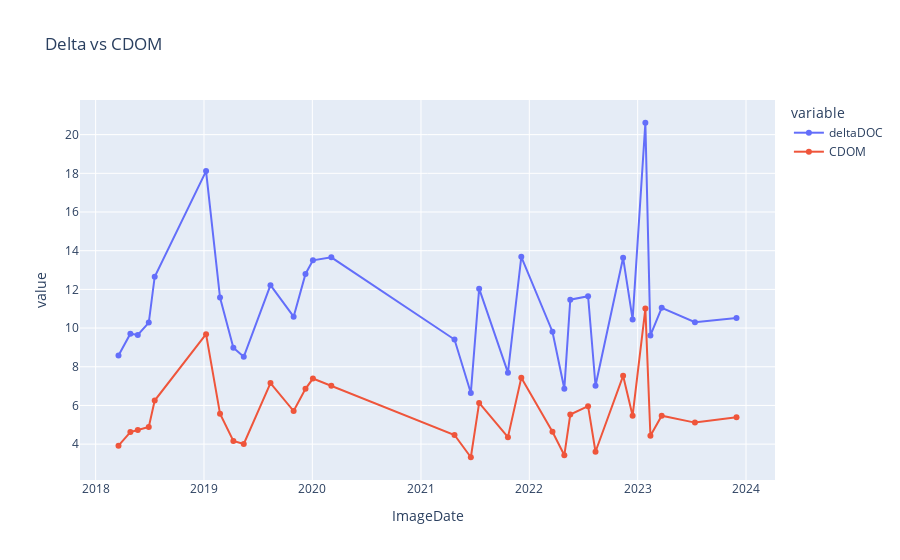

Notebook code for this chart:
### Code cell
fig = px.line(res_read1, x="ImageDate", y=["deltaDOC","CDOM"], markers=True,title="Delta vs CDOM")
fig.show()

### Figure 1 — Plotly figure (JSON) as saved in the notebook; plotly's stock layout.template omitted (floating-point values rounded to 4 significant figures)
{"data": [{"hovertemplate": "variable=deltaDOC<br>ImageDate=%{x}<br>value=%{y}<extra></extra>", "legendgroup": "deltaDOC", "line": {"color": "#636efa", "dash": "solid"}, "marker": {"symbol": "circle"}, "mode": "lines+markers", "name": "deltaDOC", "orientation": "v", "showlegend": true, "type": "scatter", "x": ["2018-03-19", "2018-04-28", "2018-05-23", "2018-06-29", "2018-07-19", "2019-01-08", "2019-02-24", "2019-04-10", "2019-05-15", "2019-08-13", "2019-10-30", "2019-12-09", "2020-01-03", "2020-03-05", "2021-04-24", "2021-06-18", "2021-07-16", "2021-10-21", "2021-12-05", "2022-03-20", "2022-04-29", "2022-05-19", "2022-07-18", "2022-08-12", "2022-11-13", "2022-12-15", "2023-01-27", "2023-02-13", "2023-03-23", "2023-07-13", "2023-11-30"], "xaxis": "x", "y": [8.585, 9.71, 9.647, 10.28, 12.66, 18.12, 11.58, 8.984, 8.514, 12.22, 10.59, 12.8, 13.5, 13.66, 9.408, 6.647, 12.04, 7.694, 13.68, 9.811, 6.866, 11.47, 11.64, 7.02, 13.63, 10.45, 20.61, 9.622, 11.05, 10.31, 10.52], "yaxis": "y"}, {"hovertemplate": "variable=CDOM<br>ImageDate=%{x}<br>value=%{y}<extra></extra>", "legendgroup": "CDOM", "line": {"color": "#EF553B", "dash": "solid"}, "marker": {"symbol": "circle"}, "mode": "lines+markers", "name": "CDOM", "orientation": "v", "showlegend": true, "type": "scatter", "x": ["2018-03-19", "2018-04-28", "2018-05-23", "2018-06-29", "2018-07-19", "2019-01-08", "2019-02-24", "2019-04-10", "2019-05-15", "2019-08-13", "2019-10-30", "2019-12-09", "2020-01-03", "2020-03-05", "2021-04-24", "2021-06-18", "2021-07-16", "2021-10-21", "2021-12-05", "2022-03-20", "2022-04-29", "2022-05-19", "2022-07-18", "2022-08-12", "2022-11-13", "2022-12-15", "2023-01-27", "2023-02-13", "2023-03-23", "2023-07-13", "2023-11-30"], "xaxis": "x", "y": [3.92, 4.622, 4.727, 4.889, 6.253, 9.683, 5.574, 4.163, 4.007, 7.159, 5.712, 6.858, 7.389, 7.013, 4.472, 3.322, 6.132, 4.361, 7.435, 4.637, 3.429, 5.532, 5.964, 3.607, 7.533, 5.471, 11.01, 4.429, 5.468, 5.112, 5.394], "yaxis": "y"}], "layout": {"autosize": true, "legend": {"title": {"text": "variable"}, "tracegroupgap": 0}, "title": {"text": "Delta vs CDOM"}, "xaxis": {"anchor": "y", "autorange": true, "domain": [0, 1], "range": ["2017-11-19 07:28:37.3853", "2024-03-28 16:31:22.6147"], "title": {"text": "ImageDate"}, "type": "date"}, "yaxis": {"anchor": "x", "autorange": true, "domain": [0, 1], "range": [1.895, 22.04], "title": {"text": "value"}, "type": "linear"}}}
